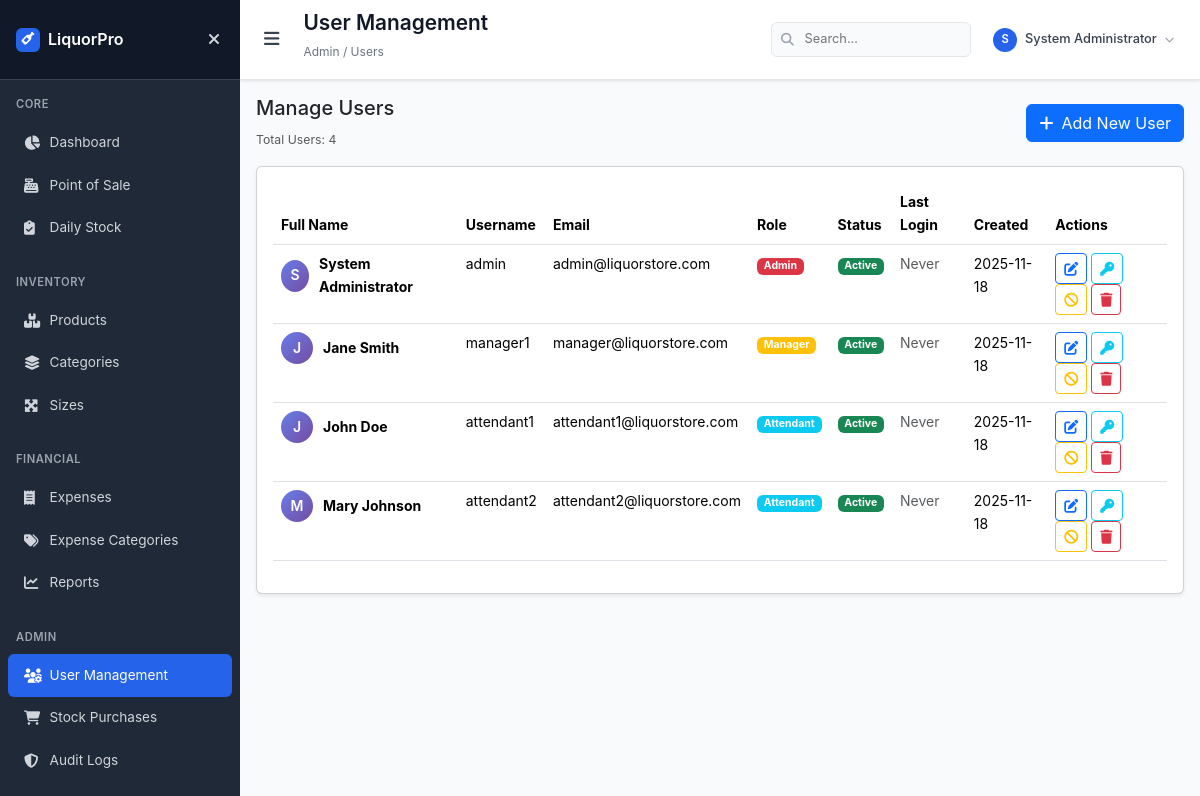
Page /users (signed in) on the earlier database version.
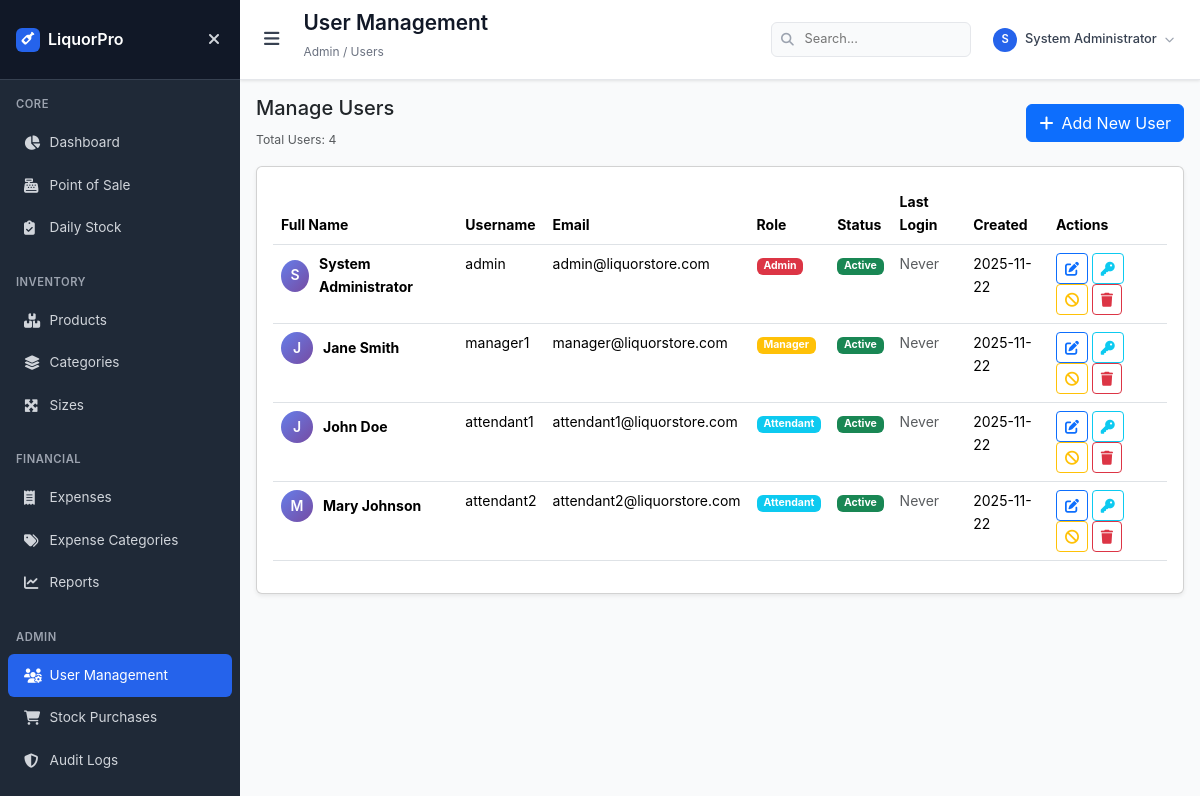
Same page on the later database version.
### models.py (models this page shows, shortened)
class User(db.Model):
    id = db.Column(db.Integer, primary_key=True)
    username = db.Column(db.String(80), unique=True, nullable=False, index=True)
    email = db.Column(db.String(120), unique=True, nullable=False, index=True)
    password_hash = db.Column(db.String(128), nullable=False)
    full_name = db.Column(db.String(100), nullable=False)
    role = db.Column(db.String(20), nullable=False, default='attendant', index=True)
    is_active = db.Column(db.Boolean, default=True, index=True)
    created_at = db.Column(db.DateTime, default=datetime.utcnow)
    last_login = db.Column(db.DateTime)

### app.py (the view)
@app.route('/users')
@admin_required
def users():
    users = User.query.order_by(User.created_at.desc()).all()
    return render_template('admin/users.html', users=users)

### app.py (called while the page is built)
def get_current_user():
    if 'user_id' in session:
        return db.session.get(User, session['user_id'])
    return None

def admin_required(f):
    @wraps(f)
    def decorated_function(*args, **kwargs):
        if 'user_id' not in session:
            flash('Please log in to access this page.', 'warning')
            return redirect(url_for('login'))
        user = db.session.get(User, session['user_id'])
        if not user or user.role not in ['admin', 'manager']:
            flash('Access denied. Admin privileges required.', 'error')
            return redirect(url_for('dashboard'))
        return f(*args, **kwargs)
    return decorated_function

@app.context_processor
def inject_user():
    return dict(current_user=get_current_user())

### templates/admin/users.html (shortened to what the changed rows need)
{% extends "base.html" %}
{% block page_title %}User Management{% endblock %}
{% block content %}
<div class="card shadow-sm">
    <div class="card-body">
        <div class="table-responsive">
            <table class="table table-hover">
                <thead>
                    <tr>
                        <th>Full Name</th>
                        <th>Username</th>
                        <th>Email</th>
                        <th>Role</th>
                        <th>Status</th>
                        <th>Last Login</th>
                        <th>Created</th>
                        <th>Actions</th>
                    </tr>
                </thead>
                <tbody>
                    {% for user in users %}
                    <tr>
                        <td>
                            <div class="d-flex align-items-center">
                                <div style="width: 32px; height: 32px; background: linear-gradient(135deg, #667eea 0%, #764ba2 100%); border-radius: 50%; display: flex; align-items: center; justify-content: center; color: white; font-size: 14px; font-weight: 600; margin-right: 10px;">
                                    {{ user.full_name[0].upper() }}
                                </div>
                                <strong>{{ user.full_name }}</strong>
                            </div>
                        </td>
                        <td>{{ user.username }}</td>
                        <td>{{ user.email }}</td>
                        <td>
                            {% if user.role == 'admin' %}
                            <span class="badge bg-danger">Admin</span>
                            {% elif user.role == 'manager' %}
                            <span class="badge bg-warning">Manager</span>
                            {% else %}
                            <span class="badge bg-info">Attendant</span>
                            {% endif %}
                        </td>
                        <td>
                            {% if user.is_active %}
                            <span class="badge bg-success">Active</span>
                            {% else %}
                            <span class="badge bg-secondary">Inactive</span>
                            {% endif %}
                        </td>
                        <td>
                            {% if user.last_login %}
                            {{ user.last_login.strftime('%Y-%m-%d %I:%M %p') }}
                            {% else %}
                            <span class="text-muted">Never</span>
                            {% endif %}
                        </td>
                        <td>{{ user.created_at.strftime('%Y-%m-%d') if user.created_at else 'N/A' }}</td>
                        <td>
                            <a href="{{ url_for('edit_user', user_id=user.id) }}" class="btn btn-sm btn-outline-primary" title="Edit User">
                                <i class="fas fa-edit"></i>
                            </a>
                            <button type="button" class="btn btn-sm btn-outline-info" title="Reset Password" onclick="showResetPasswordModal({{ user.id }}, '{{ user.full_name }}', '{{ user.username }}')">
                                <i class="fas fa-key"></i>
                            </button>
                            <form method="POST" action="{{ url_for('toggle_user_status', user_id=user.id) }}" style="display: inline;">
                                {% if user.is_active %}
                                <button type="submit" class="btn btn-sm btn-outline-warning" title="Deactivate" onclick="return confirm('Are you sure you want to deactivate this user?')">
                                    <i class="fas fa-ban"></i>
                                </button>
                                {% else %}
                                <button type="submit" class="btn btn-sm btn-outline-success" title="Activate" onclick="return confirm('Are you sure you want to activate this user?')">
                                    <i class="fas fa-check"></i>
                                </button>
                                {% endif %}
                            </form>
                            <form method="POST" action="{{ url_for('delete_user', user_id=user.id) }}" style="display: inline;">
                                <button type="submit" class="btn btn-sm btn-outline-danger" title="Delete User" onclick="return confirm('Delete this user? This action cannot be undone!')">
                                    <i class="fas fa-trash"></i>
                                </button>
                            </form>
                        </td>
                    </tr>
                    {% endfor %}
                </tbody>
            </table>
        </div>
    </div>
</div>
{% endblock %}
{% block scripts %}
<link rel="stylesheet" href="https://cdnjs.cloudflare.com/ajax/libs/font-awesome/6.4.0/css/all.min.css">
{% endblock %}

### templates/base.html (shortened to what the changed rows need)
<!DOCTYPE html>
<html lang="en">
<head>
    <link href="https://cdnjs.cloudflare.com/ajax/libs/bootstrap/5.3.2/css/bootstrap.min.css" rel="stylesheet">
    <link href="https://cdnjs.cloudflare.com/ajax/libs/font-awesome/6.4.0/css/all.min.css" rel="stylesheet">
</head>
<body>
    <div class="main-wrapper" id="mainWrapper">
        <header class="main-header">
            <div class="header-left">
                <div class="page-info">
                    <h1>{% block page_title %}Dashboard{% endblock %}</h1>
                </div>
            </div>
            <div class="header-right">
                <div class="user-menu">
                    <button class="user-btn" id="userBtn" aria-label="User menu">
                        <div class="user-avatar">{{ current_user.full_name[0].upper() if current_user and current_user.full_name else 'U' }}</div>
                        <span class="user-name">{{ current_user.full_name if current_user and current_user.full_name else (current_user.username if current_user else 'User') }}</span>
                        <i class="fas fa-chevron-down" style="font-size: 0.6rem; color: #9ca3af;"></i>
                    </button>
                </div>
            </div>
        </header>
        <main class="content">
            {% block content %}{% endblock %}
        </main>
    </div>
    {% block scripts %}{% endblock %}
</body>
</html>

Differences in the rows shown:
changed User "System Administrator": created_at "2025-11-18" → "2025-11-22"
changed User "Jane Smith": created_at "2025-11-18" → "2025-11-22"
changed User "John Doe": created_at "2025-11-18" → "2025-11-22"
changed User "Mary Johnson": created_at "2025-11-18" → "2025-11-22"
